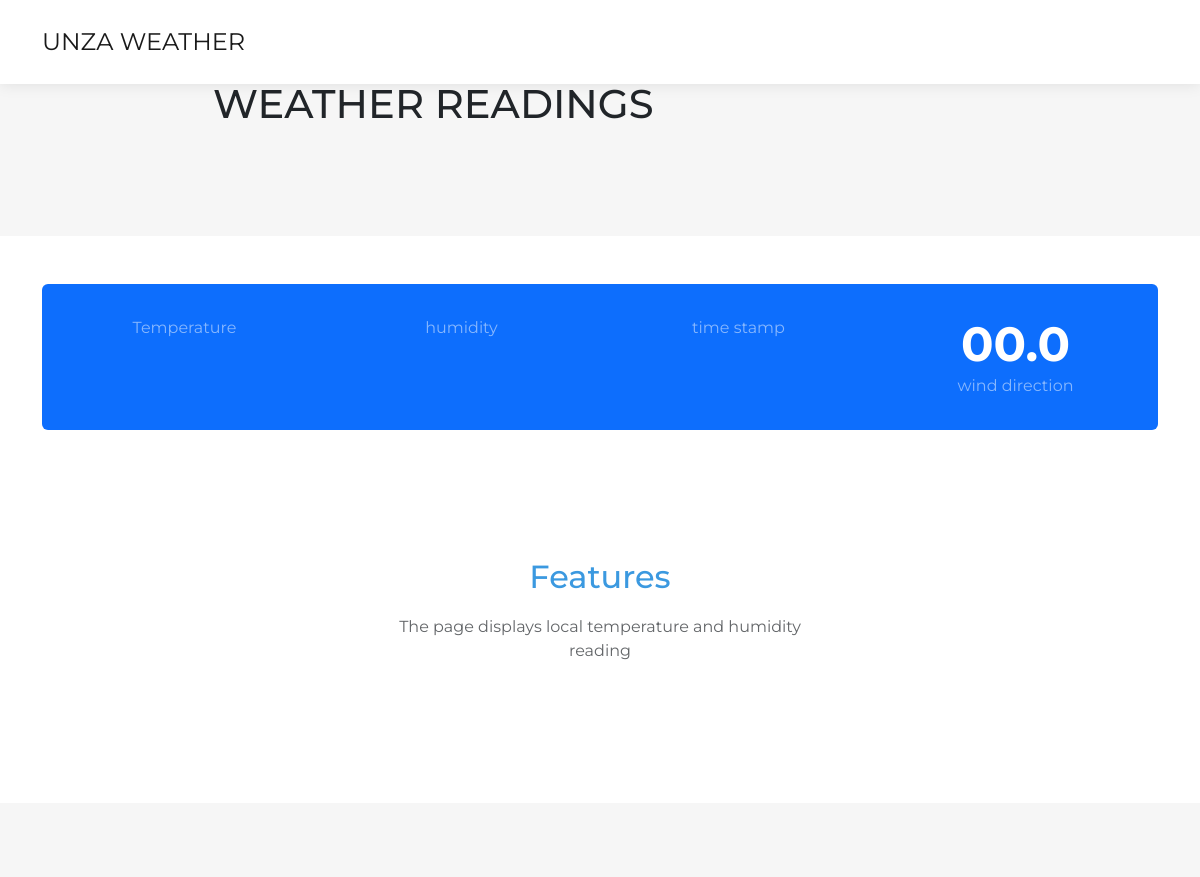
The app's page / (upper part), older data.
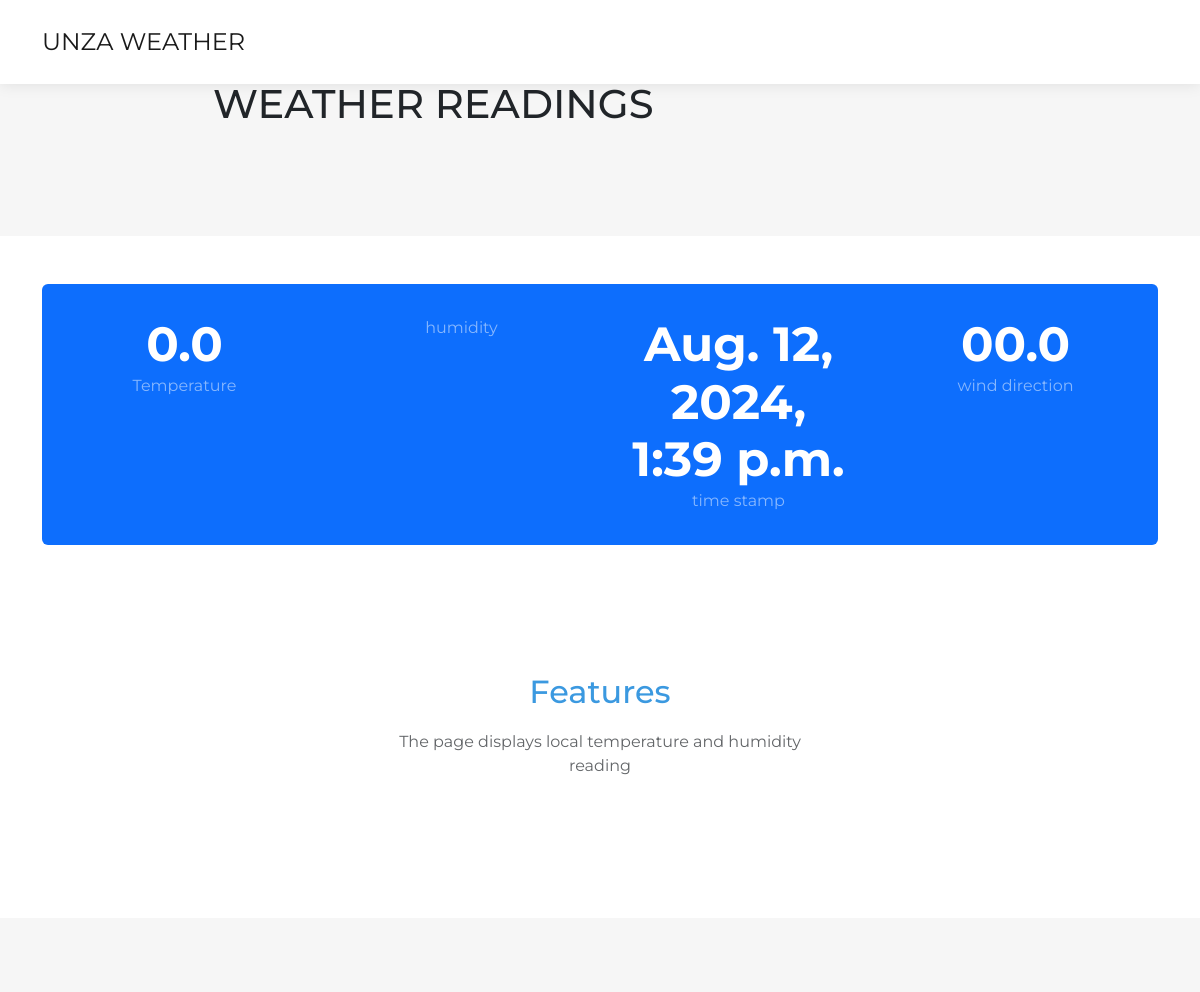
The same page, newer data.
### tempApp/models.py (models this page shows)
class TemperatureReading(models.Model):
    id = models.IntegerField(primary_key=True)
    temperature = models.FloatField()
    timestamp = models.DateTimeField(auto_now_add=True)

### tempApp/views.py (the view)
# urls.py: path('', views.show_temp, name='home'),
def show_temp(request):
    temperature_reading = TemperatureReading.objects.order_by('-id').first()
    humidity_reading = HumidityReading.objects.order_by('-id').first()
    return render(request, 'index.html', {'temp_data': temperature_reading, 'humidity_data': humidity_reading})

### tempApp/templates/index.html (shortened to what this page needs)
{% load static %}
<html lang="en">
<head>
    <link rel="stylesheet" href="{% static 'tempApp/bootstrap/css/bootstrap.min.css'%}">
    <link rel="stylesheet" href="{% static 'tempApp/fonts/simple-line-icons.min.css' %}">
    <link rel="stylesheet" href="{% static 'tempApp/css/baguetteBox.min.css' %}">
    <link rel="stylesheet" href="{% static 'tempApp/css/vanilla-zoom.min.css' %}">
</head>
<body>
    <nav class="navbar navbar-light navbar-expand-lg fixed-top bg-white clean-navbar">
        <div class="container"><a class="navbar-brand logo" href="#">UNZA WEATHER</a>
        </div>
    </nav>
    <main class="page landing-page">
        <section class="clean-block clean-info dark">
            <div class="container">
                <h1 style="margin-left: 171px;margin-right: 351px;">WEATHER READINGS</h1>
            </div>
        </section>
        <section class="clean-block features">
            <div class="container py-4 py-xl-5">
                <div class="text-center text-white-50 bg-primary border rounded border-0 p-3">
                    <div class="row row-cols-2 row-cols-md-4">
                        <div class="col">
                            <div class="p-3">
                                <h4 class="display-5 fw-bold text-white mb-0">{{ temp_data.temperature  }}</h4>
                                <p class="mb-0">Temperature</p>
                            </div>
                        </div>
                        <div class="col">
                            <div class="p-3">
                                <p class="mb-0">humidity</p>
                            </div>
                        </div>
                        <div class="col">
                            <div class="p-3">
                                <h4 class="display-5 fw-bold text-white mb-0">{{ temp_data.timestamp }}</h4>
                                <p class="mb-0">time stamp</p>
                            </div>
                        </div>
                        <div class="col">
                            <div class="p-3">
                                <h4 class="display-5 fw-bold text-white mb-0">00.0</h4>
                                <p class="mb-0">wind direction</p>
                            </div>
                        </div>
                    </div>
                </div>
            </div>
            <div class="container">
                <div class="block-heading">
                    <h2 class="text-info">Features</h2>
                    <p>The page displays local temperature and humidity reading </p>
                </div>
            </div>
        </section>
        <section class="clean-block slider dark">
            <div class="container">
                <div class="block-heading">
                </div>
            </div>
        </section>
    </main>
</body>
</html>

Row changes from the older to the newer data that the page shows:
added TemperatureReading: temperature "0.0", timestamp "Aug. 12, 2024, 1:39 p.m."
